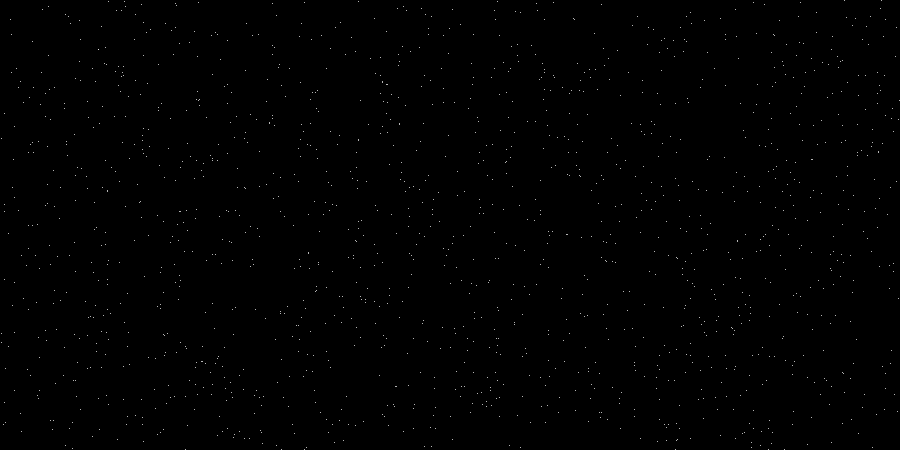
Frame 1 (no input)
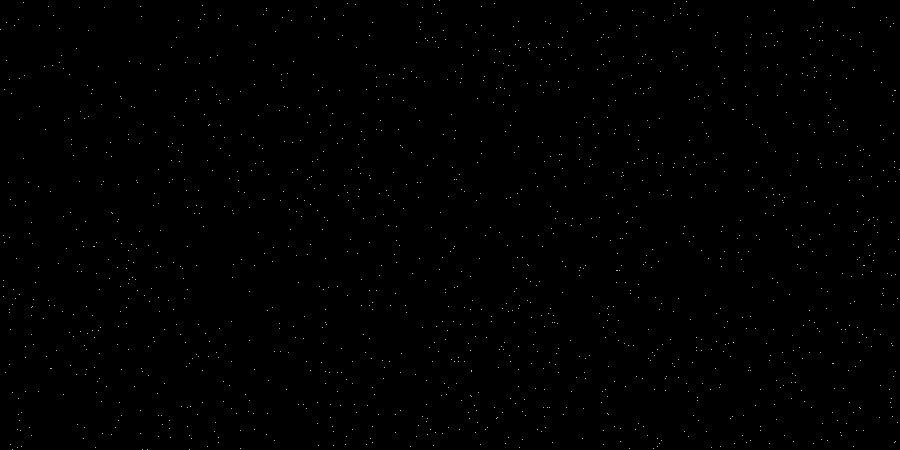
Frame 60 (the mouse pressed at the canvas centre just before this capture)
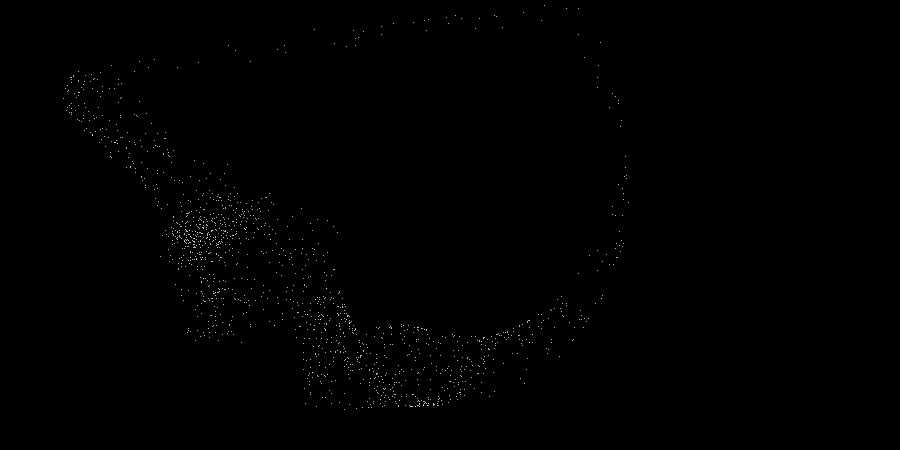
Frame 120 (the mouse held since frame 60 and released just before this capture)

The Processing sketch that drew these frames (run headless with seeded random() and noise(); from frame 60 on, the mouse is pressed at the canvas centre):

// Processing sketch: processing_30942
// ── processing_30942.pde

int n=1500;
Particle[] p = new Particle[n];

void setup(){
  size(900,450);
  //frameRate(5);
  background(0);
  stroke(255);
  //strokeWeight(5);
  for(int i=0;i<n;i++){
    p[i] = new Particle();
  }  
}

void draw(){
  background(0);
  for(int i=0;i<n;i++){
    p[i].update();
  }    
}

void direction(Particle p,float mx,float my){
  float r0=150;
  float d=dist(mx,my,p.x,p.y);
  float dx=0,dy=0;
  
  if(d>r0){
    float r1=sqrt(d*d-r0*r0);
    float delta=sqrt((d+r0+r1)*(d+r0-r1)*(d-r0+r1)*(r0+r1-d))/4;
    //float x1=(mx+p.x)/2+(p.x-mx)*(r0*r0-r1*r1)/(2*d*d)+2*(my-p.y)/(d*d)*delta;
    //float x2=(mx+p.x)/2+(p.x-mx)*(r0*r0-r1*r1)/(2*d*d)-2*(my-p.y)/(d*d)*delta;
    //float y1=(my+p.y)/2+(p.y-my)*(r0*r0-r1*r1)/(2*d*d)-2*(mx-p.x)/(d*d)*delta;
    //float y2=(my+p.y)/2+(p.y-my)*(r0*r0-r1*r1)/(2*d*d)+2*(mx-p.x)/(d*d)*delta;
    dx=(mx+p.x)/2+(p.x-mx)*(r0*r0-r1*r1)/(2*d*d)-2*(my-p.y)/(d*d)*delta;
    dy=(my+p.y)/2+(p.y-my)*(r0*r0-r1*r1)/(2*d*d)+2*(mx-p.x)/(d*d)*delta;

    /*
    println("--------------------");
    println("mx:my="+mx+":"+my);
    println("x:y="+p.x+":"+p.y);
    println("d="+d);
    println("r1="+r1);
    println("x1:y1="+p.x1+":"+p.y1);
    println("x2:y2="+p.x2+":"+p.y2);
    println("vx:vy="+p.vx+":"+p.vy);
    */    
  }else if(d==0){
    dx=1;
    dy=1;
  }else if(d<r0){
    float a=atan(abs((p.y-my) / (p.x-mx)));
    dx=mx+r0*cos(a)*(p.x-mx)/abs(p.x-mx);
    dy=my+r0*sin(a)*(p.y-my)/abs(p.y-my);
  }else{
    dx=p.x;
    dy=p.y;
  }
  
  float a=atan( abs( (p.y-dy) / (p.x-dx)));
  p.vx+=(dx-p.x)/50;
  p.vy+=(dy-p.y)/50;
  if(p.vx>5)
    p.vx=5;
  if(p.vy>5)
    p.vy=5;
}

class Particle{
  float x,y,vx,vy;
  boolean pressed = false;
  
  Particle(){
    x=random(900);
    y=random(450);
    vx=random(11)-5;
    vy=random(11)-5;
  }
  
  void update(){     
    if(mousePressed==true)
    {
      pressed = true;
      direction(this,mouseX,mouseY);
    }
    else
    {
      if(pressed==true){
        pressed = false;
        vx=random(11)-5;
        vy=random(11)-5;  
      }
    }
    
    x+=vx;
    y+=vy;
    //println("x:y="+x+":"+y);
    
    if(x>width){
      vx*=-1;
      x=2*width-x;
    }else if (x<0){
      vx*=-1;
      x*=-1;
    }
    
    if(y>height){
      vy*=-1;
      y=2*height-y;
    }else if (y<0){
      vy*=-1;
      y*=-1;
    }
    point(x,y);
  }
}
